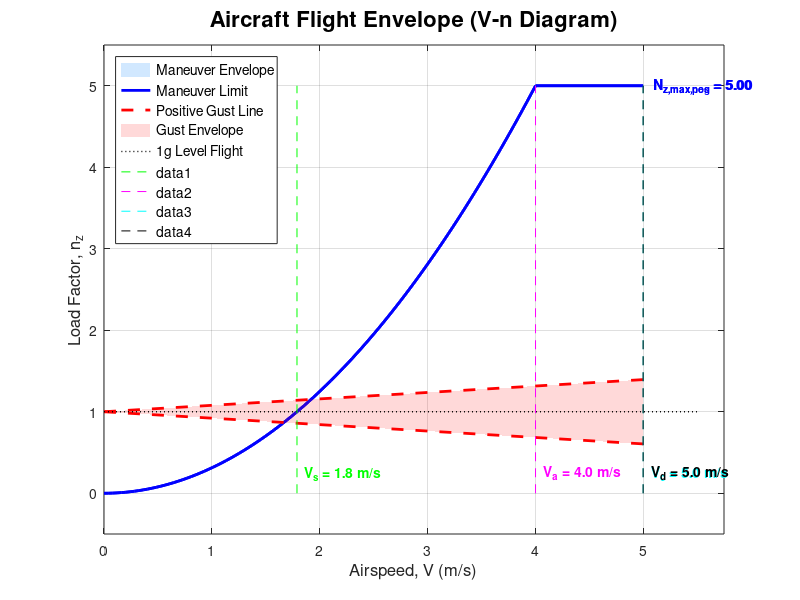

MATLAB code to generate this figure:
%--------------------------------------------------------------------------
% V-n Diagram Generator for Aircraft Structural Operating Envelope
%--------------------------------------------------------------------------
% This program calculates and plots the maneuver and gust V-n diagrams
% for an aircraft based on user-provided parameters. The calculations are
% derived from the standard flight mechanics equations provided.
%
% The program will:
%   1. Prompt the user for all necessary aircraft data.
%   2. Calculate key speeds and load factors.
%   3. Calculate the gust load envelope.
%   4. Generate a detailed and annotated V-n diagram.
%--------------------------------------------------------------------------

%% Clean Slate
clear all;
clc;
close all;

%% 1. User Inputs
% -------------------------------------------------------------------------
fprintf('--- Aircraft V-n Diagram Generator ---\n');
fprintf('Please provide the following aircraft parameters.\n');
fprintf('Press Enter to use the default values in [brackets].\n\n');

% --- Basic Aircraft Parameters ---
W_TO_max = input('Enter Maximum Gross Weight, W_TO_max (N) [e.g., 65000]: ');
if isempty(W_TO_max), W_TO_max = 65000; end

S_wing = input('Enter Wing Area, S_wing (m^2) [e.g., 35]: ');
if isempty(S_wing), S_wing = 35; end

b_wing = input('Enter Wing Span, b_wing (m) [e.g., 18]: ');
if isempty(b_wing), b_wing = 18; end

% --- Aerodynamic & Structural Limits ---
CL_max_pos = input('Enter Maximum Positive Lift Coefficient, C_Lmax,pos [e.g., 1.6]: ');
if isempty(CL_max_pos), CL_max_pos = 1.6; end

CL_max_neg = input('Enter Maximum Negative Lift Coefficient, C_Lmax,neg [optional, e.g., -1.1]: ');
if isempty(CL_max_neg)
    CL_max_neg = -0.7 * CL_max_pos; % Common assumption if not specified
    fprintf(' -> C_Lmax_neg not specified, assuming %.2f\n', CL_max_neg);
end

Nz_max_pos = input('Enter Maximum Positive Limit Load Factor, N_z,max,pos [e.g., 3.8]: ');
if isempty(Nz_max_pos), Nz_max_pos = 3.8; end

Nz_max_neg = input('Enter Maximum Negative Limit Load Factor, N_z,max,neg [optional, e.g., -1.5]: ');
if isempty(Nz_max_neg)
    Nz_max_neg = -0.4 * Nz_max_pos; % Common assumption if not specified
    fprintf(' -> N_z,max,neg not specified, assuming %.2f\n', Nz_max_neg);
end

% --- Flight & Gust Conditions ---
Vc = input('Enter Cruise Speed, Vc (m/s) [e.g., 220]: ');
if isempty(Vc), Vc = 220; end

Vd = input('Enter Dive Speed, Vd (m/s) [e.g., 275]: ');
if isempty(Vd)
    Vd = 1.25 * Vc; % Common certification requirement
    fprintf(' -> Vd not specified, assuming 1.25 * Vc = %.1f m/s\n', Vd);
end

AR_wing = input('Enter Wing Aspect Ratio, AR_wing [e.g., 9.0]: ');
if isempty(AR_wing), AR_wing = (b_wing^2)/S_wing; fprintf(' -> AR_wing calculated as %.2f\n', AR_wing); end

delta_m_deg = input('Enter Sweep of the max thickness line, delta_m (degrees) [e.g., 25]: ');
if isempty(delta_m_deg), delta_m_deg = 25; end

Vg_at_Vc = input('Enter Vertical Gust Speed at Vc (m/s) [e.g., 15.24 for 50 ft/s]: ');
if isempty(Vg_at_Vc), Vg_at_Vc = 15.24; end

Vg_at_Vd = input('Enter Vertical Gust Speed at Vd (m/s) [e.g., 7.62 for 25 ft/s]: ');
if isempty(Vg_at_Vd), Vg_at_Vd = 7.62; end

% --- Constants (as per documentation) ---
g = 9.81; % m/s^2
rho_SL = 1.225; % kg/m^3
a_sound_SL = 340.3; % Speed of sound at sea level, m/s

fprintf('\n--- Inputs confirmed. Starting calculations. ---\n\n');

%% 2. Calculations
% -------------------------------------------------------------------------

% --- A) Maneuver Envelope Speeds ---

% Eq (5.1) Stall Speed (Vs) in 1g level flight
Vs = sqrt((2 * W_TO_max * g) / (rho_SL * S_wing * CL_max_pos));

% Eq (5.2) Corner Speed (V_star or Va)
V_star = Vs * sqrt(Nz_max_pos);

% Eq (5.3) Speed at Maximum Negative Load Factor
V_at_neg_n = sqrt((2 * W_TO_max * g * abs(Nz_max_neg)) / (rho_SL * S_wing * abs(CL_max_neg)));


% --- B) Gust Envelope Calculations ---

% To calculate the gust load factor, we need to determine the gust
% alleviation factor (Kg) at the specified speeds (Vc and Vd). This
% requires calculating the lift curve slope (a), which is dependent on
% Mach number.

% Function to perform the gust calculation for a given speed
% This avoids repetitive code for Vc and Vd
function [delta_ng, a, mu_g, K_g] = calculate_gust_load(V, Vg, AR, delta_m_deg, S, b, W, rho, a_sound)
    g = 9.81;
    % Eq (5.6) Mean Wing Chord (c_bar)
    c_bar = S / b;
    
    % Eq (5.5) Beta (Prandtl-Glauert factor)
    M = V / a_sound;
    beta = sqrt(1 - M^2);
    
    % Eq (5.4) Lift Curve Slope (a) in per radian
    delta_m_rad = deg2rad(delta_m_deg);
    a = (2 * pi * AR) / (2 + sqrt(4 + AR^2 * beta^2 * (1 + (tan(delta_m_rad)^2) / beta^2)));
    
    % Eq (5.7) Mass Ratio Factor (mu_g)
    mu_g = (2 * W * g) / (a * rho * S * c_bar * g); % Note: g cancels out
    
    % Eq (5.8) Gust Alleviation Factor (K_g)
    K_g = (0.88 * mu_g) / (5.3 + mu_g);
    
    % Eq (5.9) Additional Gust Load Factor (delta_ng)
    delta_ng = (a * K_g * rho * V * Vg * S) / (2 * W * g);
end

% Calculate gust loads at Vc and Vd
[delta_ng_c, a_c, mu_g_c, K_g_c] = calculate_gust_load(Vc, Vg_at_Vc, AR_wing, delta_m_deg, S_wing, b_wing, W_TO_max, rho_SL, a_sound_SL);
[delta_ng_d, a_d, mu_g_d, K_g_d] = calculate_gust_load(Vd, Vg_at_Vd, AR_wing, delta_m_deg, S_wing, b_wing, W_TO_max, rho_SL, a_sound_SL);

% Eq (5.10) Total Gust Load Factors
N_gust_pos_c = 1 + delta_ng_c;
N_gust_neg_c = 1 - delta_ng_c;
N_gust_pos_d = 1 + delta_ng_d;
N_gust_neg_d = 1 - delta_ng_d;


%% 3. Display Results in Command Window
% -------------------------------------------------------------------------
fprintf('--- Calculation Summary ---\n');
fprintf('Maneuver Envelope Key Points:\n');
fprintf('  Stall Speed (Vs)                 : %.2f m/s (%.1f knots)\n', Vs, Vs*1.94384);
fprintf('  Corner Speed (Va)                : %.2f m/s (%.1f knots)\n', V_star, V_star*1.94384);
fprintf('  Speed at Max Negative Load (V_n-): %.2f m/s (%.1f knots)\n', V_at_neg_n, V_at_neg_n*1.94384);
fprintf('  Cruise Speed (Vc)                : %.2f m/s (%.1f knots)\n', Vc, Vc*1.94384);
fprintf('  Dive Speed (Vd)                  : %.2f m/s (%.1f knots)\n', Vd, Vd*1.94384);
fprintf('\n');
fprintf('Gust Envelope Calculations:\n');
fprintf('  At Cruise Speed (Vc = %.1f m/s):\n', Vc);
fprintf('    Lift Curve Slope (a)           : %.3f /rad\n', a_c);
fprintf('    Mass Ratio (mu_g)              : %.3f\n', mu_g_c);
fprintf('    Gust Alleviation Factor (K_g)  : %.3f\n', K_g_c);
fprintf('    Additional Gust Load (delta_ng): +/- %.3f\n', delta_ng_c);
fprintf('    Total Gust Load Factor (N_z)   : %.3f to %.3f\n', N_gust_neg_c, N_gust_pos_c);
fprintf('\n');
fprintf('  At Dive Speed (Vd = %.1f m/s):\n', Vd);
fprintf('    Lift Curve Slope (a)           : %.3f /rad\n', a_d);
fprintf('    Mass Ratio (mu_g)              : %.3f\n', mu_g_d);
fprintf('    Gust Alleviation Factor (K_g)  : %.3f\n', K_g_d);
fprintf('    Additional Gust Load (delta_ng): +/- %.3f\n', delta_ng_d);
fprintf('    Total Gust Load Factor (N_z)   : %.3f to %.3f\n', N_gust_neg_d, N_gust_pos_d);
fprintf('---------------------------------\n\n');


%% 4. Generate the V-n Diagram
% -------------------------------------------------------------------------
fprintf('Generating plot...\n');

figure('Name', 'V-n Diagram', 'NumberTitle', 'off', 'WindowState', 'maximized');
hold on;
grid on;
box on;

% --- A) Define and Plot Maneuver Envelope ---

% Stall Lines
V_pos_stall_range = linspace(0, V_star, 100);
n_pos_stall = (0.5 * rho_SL * V_pos_stall_range.^2 * S_wing * CL_max_pos) / (W_TO_max * g);

V_neg_stall_range = linspace(0, V_at_neg_n, 100);
n_neg_stall = (0.5 * rho_SL * V_neg_stall_range.^2 * S_wing * CL_max_neg) / (W_TO_max * g);

% Combine all points to create the envelope boundary
x_maneuver = [V_pos_stall_range, Vd, Vd, fliplr(V_neg_stall_range)];
y_maneuver = [n_pos_stall, Nz_max_pos, Nz_max_neg, fliplr(n_neg_stall)];

% Plot the filled maneuver envelope
fill(x_maneuver, y_maneuver, [0.7 0.85 1.0], 'EdgeColor', 'none', 'FaceAlpha', 0.6, 'DisplayName', 'Maneuver Envelope');

% Plot the boundary line for clarity
plot(x_maneuver, y_maneuver, 'b-', 'LineWidth', 2, 'DisplayName', 'Maneuver Limit');


% --- B) Define and Plot Gust Envelope ---

% The gust envelope is defined by lines connecting (0,1) to points at Vc and Vd
x_gust = [0, Vc, Vd];
y_gust_pos = [1, N_gust_pos_c, N_gust_pos_d];
y_gust_neg = [1, N_gust_neg_c, N_gust_neg_d];

% Plot the gust lines
plot(x_gust, y_gust_pos, 'r--', 'LineWidth', 2, 'DisplayName', 'Positive Gust Line');
plot(x_gust, y_gust_neg, 'r--', 'LineWidth', 2, 'HandleVisibility', 'off'); % Don't add to legend again

% Plot a filled region for the gust envelope
fill([x_gust, fliplr(x_gust)], [y_gust_pos, fliplr(y_gust_neg)], 'r', 'EdgeColor', 'none', 'FaceAlpha', 0.15, 'DisplayName', 'Gust Envelope');


% --- C) Annotations and Formatting ---

% Plot reference line for n=1 (level flight)
plot([0 Vd*1.1], [1 1], 'k:', 'LineWidth', 1, 'DisplayName', '1g Level Flight');

% Plot and label key speeds with vertical dashed lines
speeds = [Vs, V_star, Vc, Vd];
labels = {'V_s', 'V_a', 'V_c', 'V_d'};
colors = {'g', 'm', 'c', 'k'};
y_limits = ylim; % Get current y-axis limits for line plotting

for i = 1:length(speeds)
    plot([speeds(i), speeds(i)], [y_limits(1), y_limits(2)], [colors{i} '--']);
    text(speeds(i), y_limits(1) + 0.05 * (y_limits(2) - y_limits(1)), ...
        sprintf('  %s = %.1f m/s', labels{i}, speeds(i)), ...
        'Color', colors{i}, 'FontWeight', 'bold', 'FontSize', 10);
end

% Label key load factors
text(Vd*1.02, Nz_max_pos, sprintf('N_{z,max,pos} = %.2f', Nz_max_pos), 'HorizontalAlignment', 'left', 'VerticalAlignment', 'middle', 'Color', 'b', 'FontWeight', 'bold');
text(Vd*1.02, Nz_max_neg, sprintf('N_{z,max,neg} = %.2f', Nz_max_neg), 'HorizontalAlignment', 'left', 'VerticalAlignment', 'middle', 'Color', 'b', 'FontWeight', 'bold');

% --- D) Final Plot Polish ---
title('Aircraft Flight Envelope (V-n Diagram)', 'FontSize', 16, 'FontWeight', 'bold');
xlabel('Airspeed, V (m/s)', 'FontSize', 12);
ylabel('Load Factor, n_z', 'FontSize', 12);
legend('Location', 'northwest', 'FontSize', 10);
axis tight;
xlim([0 Vd * 1.15]); % Add some space to the right for labels
ylim_current = ylim;
ylim([ylim_current(1)-0.5, ylim_current(2)+0.5]); % Add some vertical space

hold off;

fprintf('Plot generated successfully.\n');
